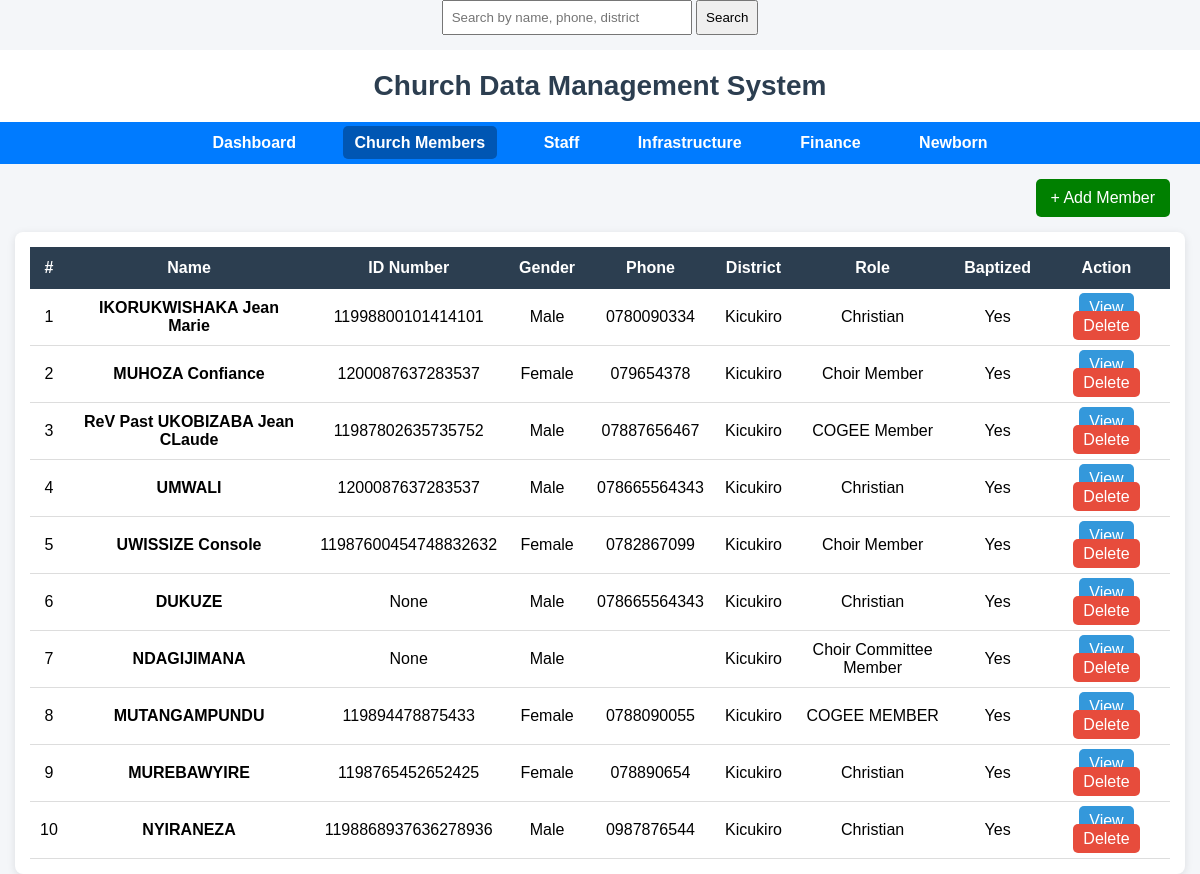
The app's page /members, older data.
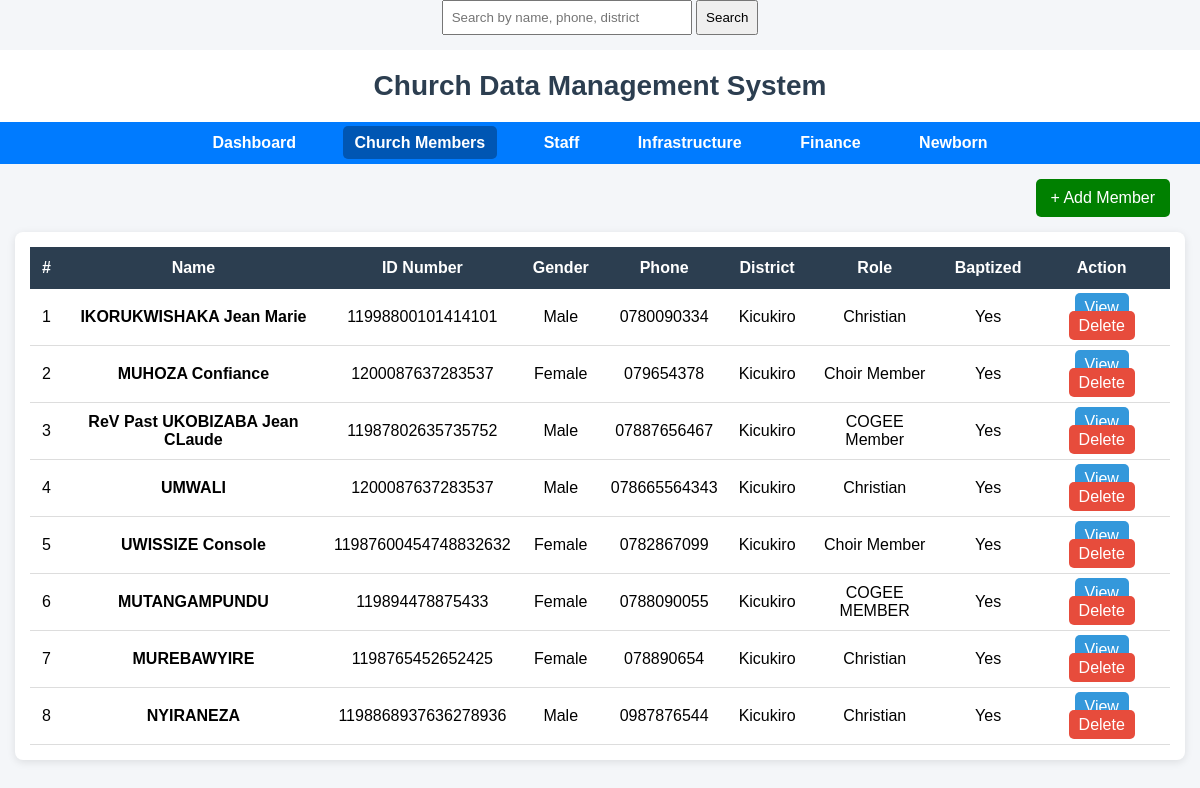
The same page, newer data.
### tables this page shows
CREATE TABLE members (
            id INTEGER PRIMARY KEY AUTOINCREMENT,
            name TEXT NOT NULL,
            gender TEXT NOT NULL,
            phone TEXT NOT NULL
        , id_number TEXT, birthdate TEXT, country TEXT, province TEXT, district TEXT, sector TEXT, cell TEXT, village TEXT, parents_name TEXT, marital_status TEXT, role TEXT, baptized TEXT, group_name TEXT, itsinda TEXT, parent_name TEXT, photo TEXT, decision TEXT, parents TEXT);

### app.py (the view)
@app.route('/members')
def members():
    conn = get_db_connection()
    members = conn.execute('SELECT * FROM members').fetchall()
    conn.close()
    return render_template('members.html', members=members)

### app.py (called while the page is built)
def get_db_connection():
    conn = sqlite3.connect(DB_PATH)
    conn.row_factory = sqlite3.Row
    return conn

### templates/members.html (shortened to what this page needs)
<form method="GET" action="/members" style="text-align:center; margin-bottom:15px;">
    <input type="text" name="search" placeholder="Search by name, phone, district"
           style="padding:8px; width:250px;">
    <button type="submit" style="padding:8px;">Search</button>
</form>
<!DOCTYPE html>
<html>
<head>
</head>
<body>
<div class="main-title">
    Church Data Management System
</div>
<div class="navbar">
    <a href="/dashboard">Dashboard</a>
    <a href="/members" style="background:#0056b3;">Church Members</a>
    <a href="/staff">Staff</a>
    <a href="/infrastructure">Infrastructure</a>
    <a href="/finance">Finance</a>
    <a href="/newborn">Newborn</a>
</div>
<div class="top-bar">
    <a href="/add" class="add-btn">+ Add Member</a>
</div>
<div class="table-container">
<table>
    <tr>
        <th>#</th>
        <th>Name</th>
        <th>ID Number</th>
        <th>Gender</th>
        <th>Phone</th>
        <th>District</th>
        <th>Role</th>
        <th>Baptized</th>
        <th>Action</th>
    </tr>
    {% for m in members %}
    <tr>
        <td>{{ loop.index }}</td>
        <td><b>{{ m.name }}</b></td>
        <td>{{ m.id_number }}</td>
        <td>{{ m.gender }}</td>
        <td>{{ m.phone }}</td>
        <td>{{ m.district }}</td>
        <td>{{ m.role }}</td>
        <td>{{ m.baptized }}</td>
        <td class="action">
            <a href="/view/{{ m.id }}" class="view">View</a>
            <a href="/delete/{{ m.id }}" class="delete">Delete</a>
        </td>
    </tr>
    {% endfor %}
</table>
</div>
</body>
</html>

### templates/members.html (style rules this page uses)
body { margin: 0; font-family: Arial, sans-serif; background-color: #f4f6f9; }
.main-title { text-align: center; padding: 20px; font-size: 28px; font-weight: bold; background: white; color: #2c3e50; }
.navbar { background-color: #007BFF; padding: 12px; text-align: center; }
.navbar a { color: white; text-decoration: none; margin: 0 15px; padding: 8px 12px; border-radius: 5px; font-weight: bold; }
.top-bar { width: 95%; margin: 15px auto; display: flex; justify-content: flex-end; }
.add-btn { background: green; color: white; padding: 10px 15px; text-decoration: none; border-radius: 5px; }
.table-container { width: 95%; margin: auto; background: white; padding: 15px; border-radius: 8px; box-shadow: 0px 2px 8px rgba(0,0,0,0.1); }
table { width: 100%; border-collapse: collapse; }
th { background: #2c3e50; color: white; padding: 12px; }
td { padding: 10px; text-align: center; border-bottom: 1px solid #ddd; }
.action a { padding: 6px 10px; text-decoration: none; border-radius: 5px; color: white; margin: 2px; }
.view { background: #3498db; }
.delete { background: #e74c3c; }

Row changes from the older to the newer data that the page shows:
removed members: name "DUKUZE", id_number "None", gender "Male", phone "078665564343", district "Kicukiro", role "Christian", baptized "Yes"
removed members: name "NDAGIJIMANA", id_number "None", gender "Male", district "Kicukiro", role "Choir Committee Member", baptized "Yes"
